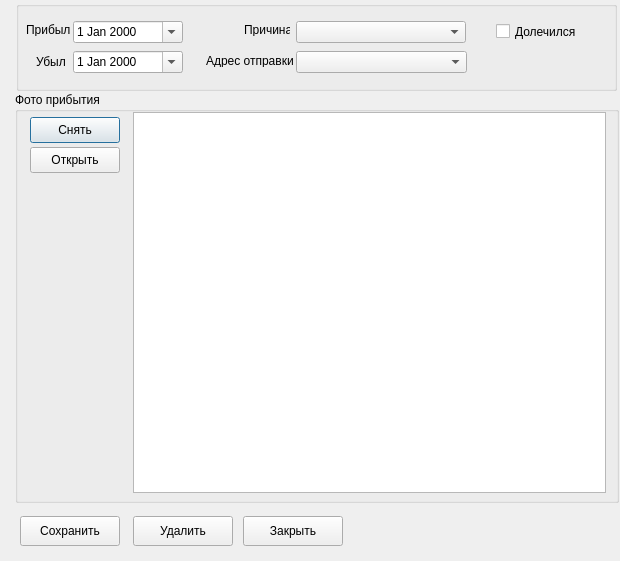
<?xml version="1.0" encoding="UTF-8"?>
<ui version="4.0">
 <class>Dialog</class>
 <widget class="QDialog" name="Dialog">
  <property name="geometry">
   <rect>
    <x>0</x>
    <y>0</y>
    <width>620</width>
    <height>561</height>
   </rect>
  </property>
  <property name="minimumSize">
   <size>
    <width>0</width>
    <height>42</height>
   </size>
  </property>
  <property name="windowTitle">
   <string>Прибытие/убытие</string>
  </property>
  <property name="windowIcon">
   <iconset resource="icons.qrc">
    <normaloff>:/icons/arrive</normaloff>:/icons/arrive</iconset>
  </property>
  <property name="modal">
   <bool>true</bool>
  </property>
  <widget class="QGroupBox" name="fotoBox">
   <property name="geometry">
    <rect>
     <x>15</x>
     <y>92</y>
     <width>604</width>
     <height>411</height>
    </rect>
   </property>
   <property name="sizePolicy">
    <sizepolicy hsizetype="Minimum" vsizetype="Minimum">
     <horstretch>0</horstretch>
     <verstretch>0</verstretch>
    </sizepolicy>
   </property>
   <property name="minimumSize">
    <size>
     <width>400</width>
     <height>400</height>
    </size>
   </property>
   <property name="title">
    <string>Фото прибытия</string>
   </property>
   <widget class="QWidget" name="horizontalLayoutWidget">
    <property name="geometry">
     <rect>
      <x>10</x>
      <y>20</y>
      <width>581</width>
      <height>381</height>
     </rect>
    </property>
    <layout class="QHBoxLayout" name="fotoLayout">
     <item>
      <widget class="QGroupBox" name="fotoButtonBox">
       <property name="sizePolicy">
        <sizepolicy hsizetype="Minimum" vsizetype="Minimum">
         <horstretch>0</horstretch>
         <verstretch>0</verstretch>
        </sizepolicy>
       </property>
       <property name="minimumSize">
        <size>
         <width>102</width>
         <height>70</height>
        </size>
       </property>
       <property name="styleSheet">
        <string notr="true">#fotoButtonBox {border: none;}</string>
       </property>
       <property name="title">
        <string/>
       </property>
       <widget class="QPushButton" name="makeFoto">
        <property name="geometry">
         <rect>
          <x>5</x>
          <y>5</y>
          <width>90</width>
          <height>26</height>
         </rect>
        </property>
        <property name="sizePolicy">
         <sizepolicy hsizetype="Fixed" vsizetype="Fixed">
          <horstretch>0</horstretch>
          <verstretch>0</verstretch>
         </sizepolicy>
        </property>
        <property name="minimumSize">
         <size>
          <width>90</width>
          <height>26</height>
         </size>
        </property>
        <property name="layoutDirection">
         <enum>Qt::LeftToRight</enum>
        </property>
        <property name="text">
         <string>Снять</string>
        </property>
        <property name="icon">
         <iconset resource="icons.qrc">
          <normaloff>:/icons/webcam</normaloff>:/icons/webcam</iconset>
        </property>
       </widget>
       <widget class="QPushButton" name="openFoto">
        <property name="geometry">
         <rect>
          <x>5</x>
          <y>35</y>
          <width>90</width>
          <height>26</height>
         </rect>
        </property>
        <property name="sizePolicy">
         <sizepolicy hsizetype="Fixed" vsizetype="Fixed">
          <horstretch>0</horstretch>
          <verstretch>0</verstretch>
         </sizepolicy>
        </property>
        <property name="minimumSize">
         <size>
          <width>90</width>
          <height>26</height>
         </size>
        </property>
        <property name="layoutDirection">
         <enum>Qt::LeftToRight</enum>
        </property>
        <property name="text">
         <string>Открыть</string>
        </property>
        <property name="icon">
         <iconset resource="icons.qrc">
          <normaloff>:/icons/open_image</normaloff>:/icons/open_image</iconset>
        </property>
       </widget>
      </widget>
     </item>
     <item>
      <widget class="QGraphicsView" name="fotoArea"/>
     </item>
    </layout>
   </widget>
  </widget>
  <widget class="QGroupBox" name="fieldsBox">
   <property name="geometry">
    <rect>
     <x>16</x>
     <y>1</y>
     <width>601</width>
     <height>90</height>
    </rect>
   </property>
   <property name="sizePolicy">
    <sizepolicy hsizetype="Minimum" vsizetype="Minimum">
     <horstretch>0</horstretch>
     <verstretch>0</verstretch>
    </sizepolicy>
   </property>
   <property name="minimumSize">
    <size>
     <width>601</width>
     <height>90</height>
    </size>
   </property>
   <property name="title">
    <string/>
   </property>
   <widget class="QCheckBox" name="is_cure">
    <property name="geometry">
     <rect>
      <x>480</x>
      <y>22</y>
      <width>80</width>
      <height>17</height>
     </rect>
    </property>
    <property name="text">
     <string>Долечился</string>
    </property>
   </widget>
   <widget class="QComboBox" name="send_address_id">
    <property name="geometry">
     <rect>
      <x>280</x>
      <y>50</y>
      <width>171</width>
      <height>22</height>
     </rect>
    </property>
   </widget>
   <widget class="QDateEdit" name="arrive_date">
    <property name="geometry">
     <rect>
      <x>57</x>
      <y>20</y>
      <width>110</width>
      <height>22</height>
     </rect>
    </property>
    <property name="calendarPopup">
     <bool>true</bool>
    </property>
   </widget>
   <widget class="QLabel" name="label_3">
    <property name="geometry">
     <rect>
      <x>20</x>
      <y>53</y>
      <width>31</width>
      <height>16</height>
     </rect>
    </property>
    <property name="text">
     <string>Убыл</string>
    </property>
   </widget>
   <widget class="QComboBox" name="leave_cause_id">
    <property name="geometry">
     <rect>
      <x>280</x>
      <y>20</y>
      <width>170</width>
      <height>22</height>
     </rect>
    </property>
   </widget>
   <widget class="QLabel" name="label_2">
    <property name="geometry">
     <rect>
      <x>10</x>
      <y>22</y>
      <width>46</width>
      <height>13</height>
     </rect>
    </property>
    <property name="text">
     <string>Прибыл</string>
    </property>
   </widget>
   <widget class="QLabel" name="label_4">
    <property name="geometry">
     <rect>
      <x>228</x>
      <y>22</y>
      <width>46</width>
      <height>13</height>
     </rect>
    </property>
    <property name="text">
     <string>Причина</string>
    </property>
   </widget>
   <widget class="QDateEdit" name="leave_date">
    <property name="geometry">
     <rect>
      <x>57</x>
      <y>50</y>
      <width>110</width>
      <height>22</height>
     </rect>
    </property>
    <property name="calendarPopup">
     <bool>true</bool>
    </property>
   </widget>
   <widget class="QLabel" name="send_address_id_label">
    <property name="geometry">
     <rect>
      <x>190</x>
      <y>53</y>
      <width>90</width>
      <height>13</height>
     </rect>
    </property>
    <property name="text">
     <string>Адрес отправки</string>
    </property>
   </widget>
  </widget>
  <widget class="QGroupBox" name="buttonBox">
   <property name="geometry">
    <rect>
     <x>13</x>
     <y>510</y>
     <width>340</width>
     <height>42</height>
    </rect>
   </property>
   <property name="sizePolicy">
    <sizepolicy hsizetype="Minimum" vsizetype="Fixed">
     <horstretch>0</horstretch>
     <verstretch>0</verstretch>
    </sizepolicy>
   </property>
   <property name="minimumSize">
    <size>
     <width>340</width>
     <height>42</height>
    </size>
   </property>
   <property name="styleSheet">
    <string notr="true">#buttonBox {border: none;}</string>
   </property>
   <property name="title">
    <string/>
   </property>
   <widget class="QPushButton" name="closeButton">
    <property name="geometry">
     <rect>
      <x>230</x>
      <y>6</y>
      <width>100</width>
      <height>30</height>
     </rect>
    </property>
    <property name="sizePolicy">
     <sizepolicy hsizetype="Minimum" vsizetype="Minimum">
      <horstretch>0</horstretch>
      <verstretch>0</verstretch>
     </sizepolicy>
    </property>
    <property name="minimumSize">
     <size>
      <width>100</width>
      <height>30</height>
     </size>
    </property>
    <property name="maximumSize">
     <size>
      <width>100</width>
      <height>30</height>
     </size>
    </property>
    <property name="text">
     <string>Закрыть</string>
    </property>
   </widget>
   <widget class="QPushButton" name="deleteButton">
    <property name="geometry">
     <rect>
      <x>120</x>
      <y>6</y>
      <width>100</width>
      <height>30</height>
     </rect>
    </property>
    <property name="sizePolicy">
     <sizepolicy hsizetype="Minimum" vsizetype="Minimum">
      <horstretch>0</horstretch>
      <verstretch>0</verstretch>
     </sizepolicy>
    </property>
    <property name="minimumSize">
     <size>
      <width>100</width>
      <height>30</height>
     </size>
    </property>
    <property name="maximumSize">
     <size>
      <width>100</width>
      <height>30</height>
     </size>
    </property>
    <property name="text">
     <string>Удалить</string>
    </property>
    <property name="icon">
     <iconset resource="icons.qrc">
      <normaloff>:/icons/delete_arrive</normaloff>:/icons/delete_arrive</iconset>
    </property>
   </widget>
   <widget class="QPushButton" name="saveButton">
    <property name="geometry">
     <rect>
      <x>7</x>
      <y>6</y>
      <width>100</width>
      <height>30</height>
     </rect>
    </property>
    <property name="sizePolicy">
     <sizepolicy hsizetype="Minimum" vsizetype="Minimum">
      <horstretch>0</horstretch>
      <verstretch>0</verstretch>
     </sizepolicy>
    </property>
    <property name="minimumSize">
     <size>
      <width>100</width>
      <height>30</height>
     </size>
    </property>
    <property name="maximumSize">
     <size>
      <width>100</width>
      <height>30</height>
     </size>
    </property>
    <property name="text">
     <string>Сохранить</string>
    </property>
    <property name="icon">
     <iconset resource="icons.qrc">
      <normaloff>:/icons/add_arrive</normaloff>:/icons/add_arrive</iconset>
    </property>
   </widget>
  </widget>
 </widget>
 <resources>
  <include location="icons.qrc"/>
 </resources>
 <connections/>
</ui>
